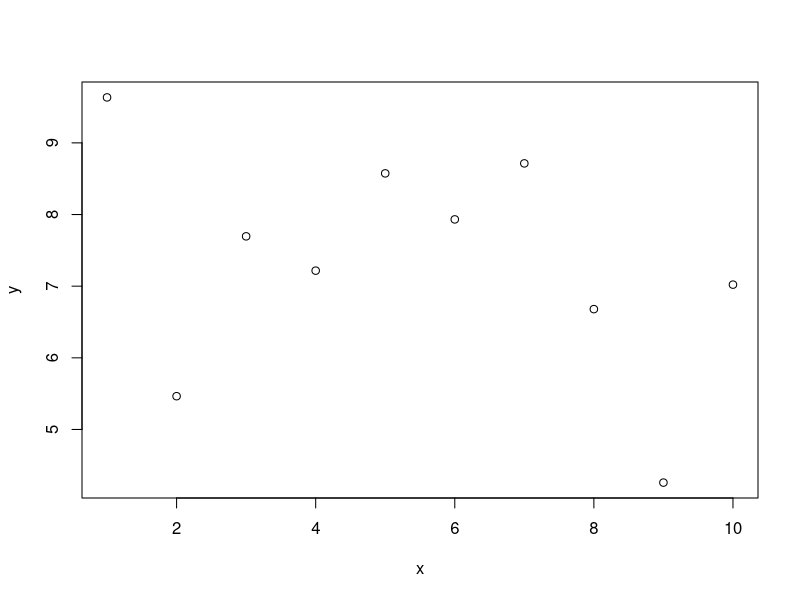
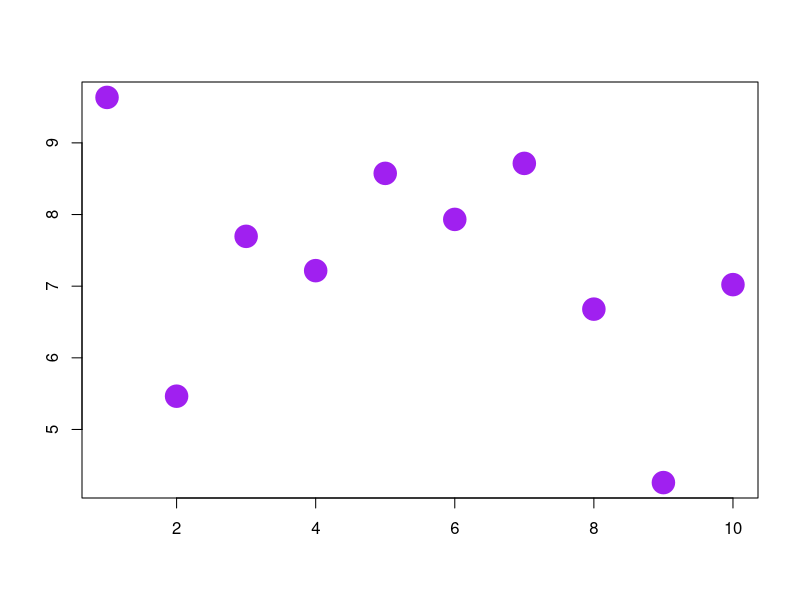
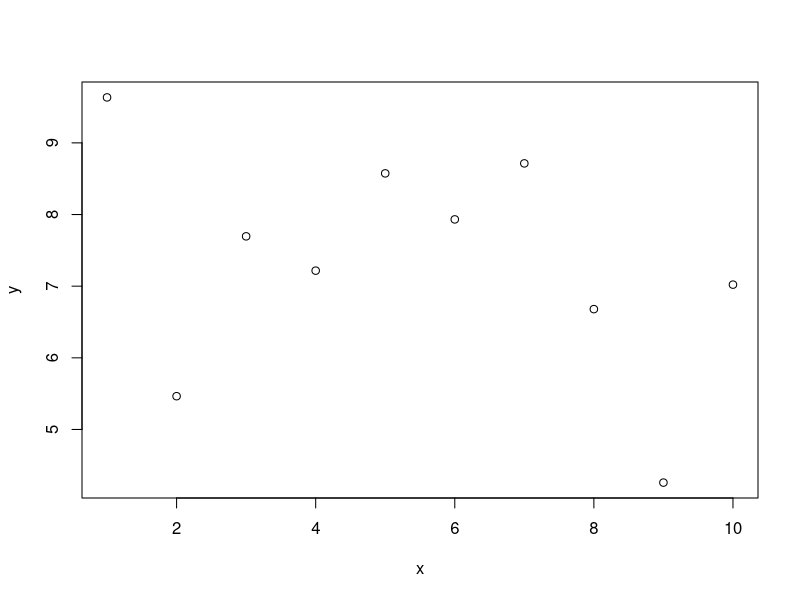
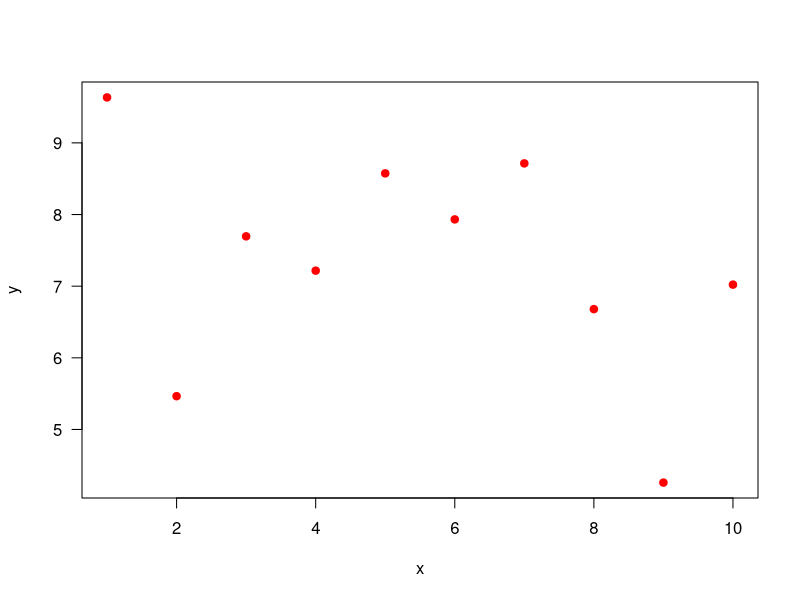
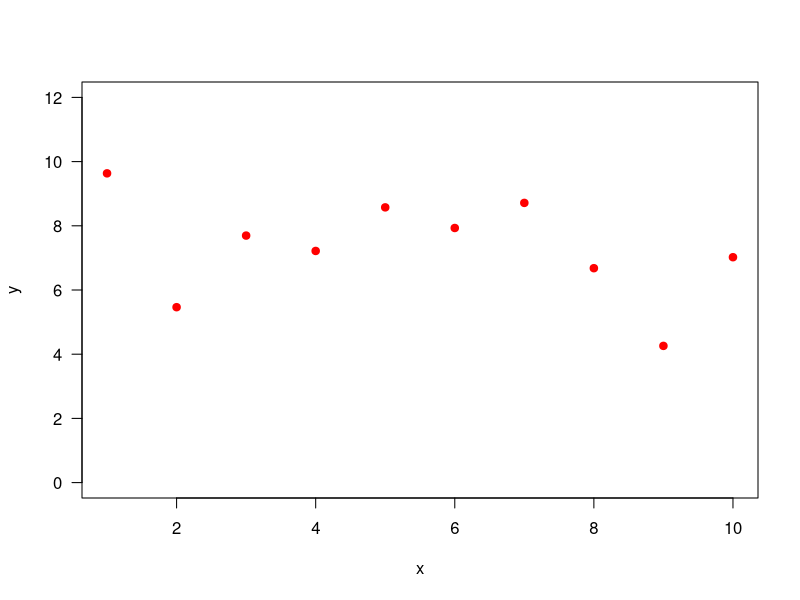
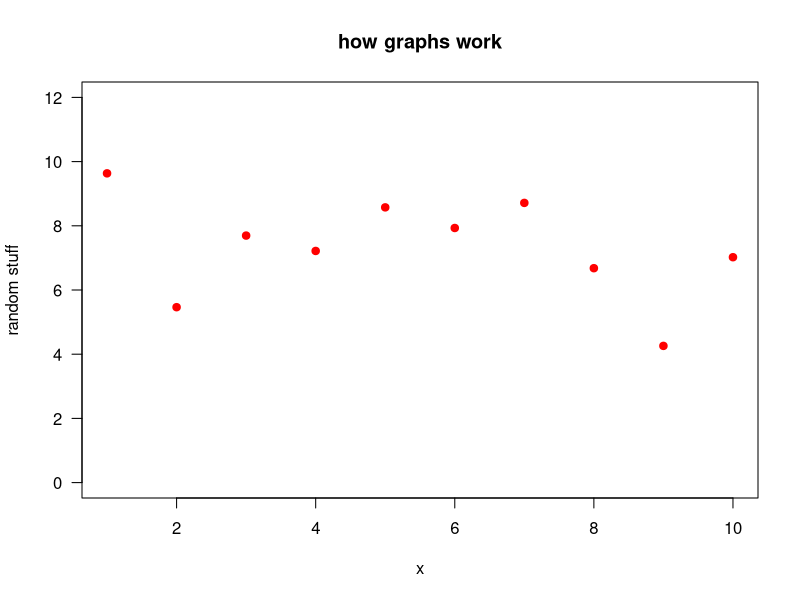
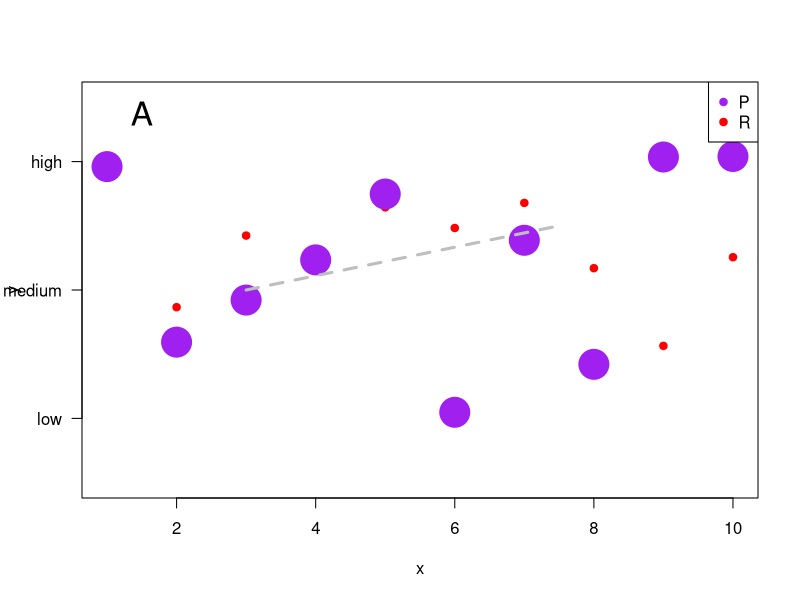
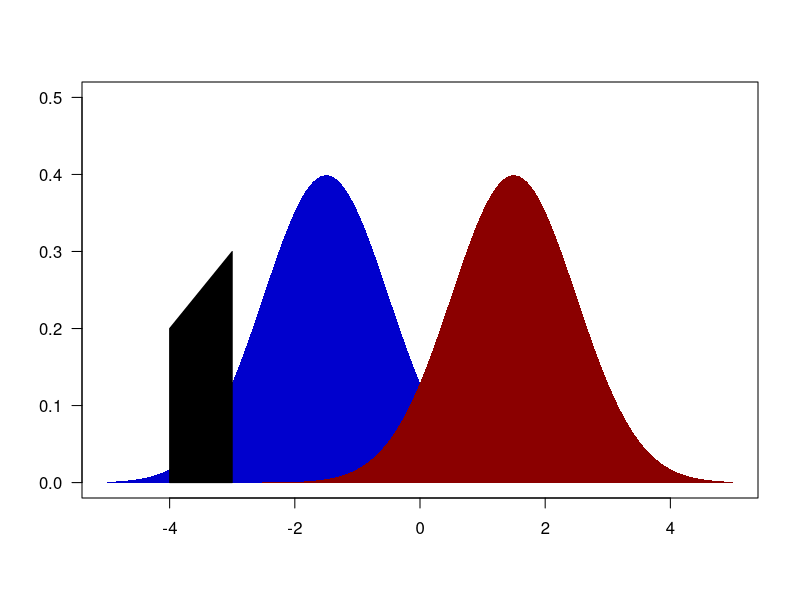

Generate these figures, in order, with R:
#
#
# several graphing scripts
# 1) dot plot from scratch
# 2) use polygon()
# 3) multipanel using par(fig())
# 
# 
#

# ------------------------------------------------------------------------------
# --- 1) dot plot from scratch -----
# Building a graph from scratch
# To show how R allows you to customise your graphs


# --- SIMULATE DATA ---
# vector for the x values: 
# the () around x <- c(1:10) makes R show the output
(x <- c(1:10))

# a set of 10 random numbers between 3 and 10 
(y <- runif(10, 3,10))

# --- start plotting -------
# lets plot this 
plot(x,y)


# what does R really do?
# ADVANCED: trick to get the min and max values for the x and y axis
xlim <- range(x)
ylim <- range(y)

diff(xlim)

# plot an empty plot
plot(NA,  ylim = ylim, xlim = xlim, xlab = "", ylab = "", xaxt = "n", yaxt = "n", bty = "n")  # 

# draw linea round the plotting are (set by the xlim and ylim as defined above)
box()


# R basically provides you with a frame to draw on
# let's draw the same points as in the plot(x,y)
points(x,y)

# add a single point
points(x, y, pch = 19, col = "purple", cex = 3)

# add axis
axis(1) ; axis(2)
# hopefully this gives you an idea about the moudaliry of an R plot.
# many of the different components can be customised
# in the next section I show how you can do some fun changes to your plot
# to make it much better than the standard version


# --- MAKING THE GRAPH ---
# lets use plot and take control over the plotting
plot(x,y)

# how can we manipulate this?
# use ? to see what the plot function has to offer
?plot
# for many tweaks such as line and symbol types, check
?par

# I dislike the orientation of the y labes, change to horizontal (las = 1)
# also, like the circle to be filled (pch = 19) and red (col = red)
plot(x, y, las = 1, pch = 19, col = "red")

# R by default determines the sizes of the axis, but we can set this
# y axis is too short ylim = c(0, 12)
plot(x,y, las = 1, pch = 19, ylim = c(0,12), col = "red")

# don't like the y label, use ylab = (or xlab for the x-axis, main for the main title)
plot(x,y, las = 1, pch = 19, ylim = c(0, 12), col = "red", ylab= "random stuff", main="how graphs work")


#to many tickmarks for my taste. R lets you suppress any axis (xaxt = "n" for xor yaxt for y) and determines yourself 
# how you like it using axis() 
plot(x, y, las = 1, pch = 19, ylim = c(0, 12), col = "red", yaxt = "n")
# ok, axis ticks and labels gone
# let's make my own. First argument gives which axis you want: 1 = x, 2=y,3 top, 4 right side
axis(2,c(2,6, 10), labels = c("low","medium","high"), las = 1)

# lets add some more data
y2 <- runif(10, 0,12)
# make sure this still falls with the range as set by ylim!!!
# lets plot y2 againts x (make sure this has the same number of entries (use length()))
# and make them nice and big (use lwd) 
points(x, y2, pch = 19, col = "purple", cex = 4)

# we can add a line wherever we'd like
lines(c(3, 7.5), c(6, 8), col= "grey", lwd = 3, lty = "dashed")

# this is panel A, so we like to have an A in the left top. at coordinates 1.5, 11.5
# but pretty big! (use cex (1 is standard))
text(1.5, 11.5, "A", cex = 2)

# add a rather random legend (just to show how it works)
legend("topright", c("P", "R"), pch = c(19, 19), col = c("purple", "red"))

# ------------------------------------------------------------------------------
# --- 2) use polygon() ----

# --- function to draw a gaussian curve ---
gaussian <- function(x, offset) {
	1/sqrt(2 * pi) * exp(-0.5 * (x-offset) ^ 2)
	}
# --- end of function declaration ---
	
# --- variables for the figure	
x <- seq(-5, 5, 0.01)					# sequence of x values
colours <- c("#0000CD", "#8B0000")		# colours
alpha <- c("FF")						# transparency
lwd  <- 2.3								# thickness of line
xlim <- c(-5, 5)							# range for x-axis
ylim <- c(0, 0.5)						# range for y-axis

# postition of the mean of the gaussians
offset <- c(-1.5, 1.5)

# --- start the plotting routine ----
plot(NA, ylim = ylim, xlim = xlim,  xlab="",ylab="", type = "l", lwd = lwd, col = paste(colours[1], alpha, sep =""), las = 1)

# first gaussian
polygon(c(x[1], x, x[length(x)]), c(0, gaussian(x, offset[1]), 0), col = paste(colours[1], alpha, sep = ""), border = NA)

# second gaussian
polygon(c(x[1], x, x[length(x)]),c(0, gaussian(x, offset[2]), 0), col = paste(colours[2], alpha, sep = ""), border = NA)


# lets add a point object to the figure
polygon(c(rep(-4, 2), rep(-3, 2)), c(0, 0.2, 0.3, 0), col = "black")
# --- end of code ----


# ------------------------------------------------------------------------------
# --- 3) multipanels -------
# example to show plot area 
# show use of multi panel
#
#

dims <- c(5, 8)
col.t <- c("blue", "red")

# ------------------------------------------------------------------------------
# NOTE: once you define the par(), R remembers this
# so if you make a multipanel with different
# number of rows for example, you got to set it back to
# par(mfrow = c(1,1)) to get the standard 'one plot'

pdf("general.layout2b.pdf", width = dims[1], height = dims[2] )
par(mar = c(4, 4, 3, 2), oma = c(3, 3, 3, 3))
y <- x <- c(1:10)
xlim.t <- range(x)
ylim.t <- range(y)
#plot(NA, xlim = xlim.t, ylim = ylim.t, ylab = "", xlab = "", xaxt = "n", yaxt = "n")
plot(NA, xlim = xlim.t, ylim = ylim.t)

text((0.5 * xlim.t[2]), (0.5 * ylim.t[2]), "PLOT AREA")

mtext("PLOT MARGIN (mar = c(4, 4, 3, 2))", side = 3, line = 1, col = col.t[1])
box("figure", col = col.t[1])
mtext("l = 0", side = 3, line = 0, col = col.t[1], adj = 1)
mtext("l = 1", side = 3, line = 1, col = col.t[1], adj = 1)
mtext("l = 2", side = 3, line = 2, col = col.t[1], adj = 1)
#mtext("l = 3", side = 3, line = 3, col = col.t[1], adj = 1)

mtext("OUTER MARGIN (oma = c(3, 3, 3, 3))", side = 1, line = 1, col = col.t[2], outer = TRUE)
box("outer", col = col.t[2])
mtext("l = 0", side = 1, line = 0, col = col.t[2], adj = 1, outer = TRUE)
mtext("l = 1", side = 1, line = 1, col = col.t[2], adj = 1,outer = TRUE)
mtext("l = 2", side = 1, line = 2, col = col.t[2], adj = 1, outer = TRUE)
#mtext("l = 3", side = 1, line = 2.5, col = col.t[2], adj = 1, outer = TRUE)
box("outer", col = col.t[2])
dev.off()



# ------------------------------------------------------------------------------
# --- multiple panels ---


# two rows, one column
par(mfcol = c(2,1))

par(oma = c(3, 3, 3, 3))

# first plot
par(mar = c(3, 3, 3, 3))
plot(NA, xlim = xlim.t, ylim = ylim.t, ylab = "", xlab = "", xaxt = "n", yaxt = "n")
text((0.5 * xlim.t[2]), (0.5 * ylim.t[2]), "PLOT 1")
box("figure", col = col.t[1])
mtext("PLOT 1 MARGIN (mar = c(3, 3, 3, 3))", side = 3, line = 1, col = col.t[1])


# plot 2
par(mar = c(2, 1.5, 4, 0))
plot(NA, xlim = xlim.t, ylim = ylim.t, ylab = "", xlab = "", xaxt = "n", yaxt = "n")
text((0.5 * xlim.t[2]), (0.5 * ylim.t[2]), "PLOT 2")
box("figure", col = col.t[1])
box("outer", col = col.t[2])
mtext("PLOT 2 MARGIN (mar = c(2, 1.5, 4, 0))", side = 3, line = 1, col = col.t[1])

#
mtext("OUTER MARGIN (oma = c(3, 3, 3, 3))", side = 3, line = 1, col = col.t[2], outer = TRUE)

# --- multipanel using par(fig()) -----

# fig() takes coordinates of the corners of the plotting region (mar)
# relative to the whole plotting region (oma)
# fig  takes c(x1, x2, y1, y2)

# quartz()
par(oma = c(1, 1, 1, 1))

par(fig = c(0, 0.5, 0, 1), mar = c(3, 3, 3, 3), xpd = NA)
plot(NA, xlim = xlim.t, ylim = ylim.t, ylab = "", xlab = "", xaxt = "n", yaxt = "n")
text((0.5 * xlim.t[2]), (0.5 * ylim.t[2]), "PLOT 1")
box("figure", col = col.t[1])
mtext("PLOT 1 MARGIN (mar = c(3, 3, 3, 3))", side = 3, line = 1, col = col.t[1])

par(new = TRUE, fig = c(0.5, 1, 0, 0.5))
plot(NA, xlim = xlim.t, ylim = ylim.t, ylab = "", xlab = "", xaxt = "n", yaxt = "n")
text((0.5 * xlim.t[2]), (0.5 * ylim.t[2]), "PLOT 2")
box("figure", col = col.t[1])
box("outer", col = col.t[2])


par(new = TRUE, fig = c(0.55, 0.95, 0.6, 0.95), mar = c(1, 2, 1, 1))
plot(NA, xlim = xlim.t, ylim = ylim.t, ylab = "", xlab = "", xaxt = "n", yaxt = "n")
text((0.5 * xlim.t[2]), (0.5 * ylim.t[2]), "PLOT 3")
box("figure", col = col.t[1])
box("outer", col = col.t[2])


mtext("OUTER MARGIN (oma = c(1, 1, 1, 1))", side = 3, line = 0, col = col.t[2], outer = TRUE)
# ------------------------------------------------------------------------------





